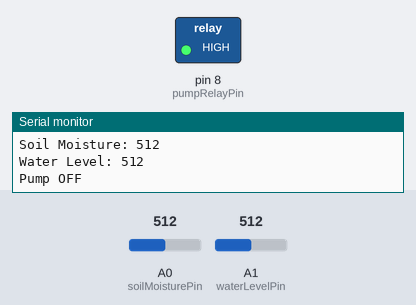
Bench run of a sketch on a simulated Arduino Uno, built with avr-gcc and run on an emulated ATmega328P. Parts: switched loads named in the sketch (green lamp = pin HIGH), the last lines printed to the serial monitor. The test bench sets the inputs (shaded band); at power-on: A0 (soilMoisturePin) = 512, A1 (waterLevelPin) = 512.

Above: at 1.8 s.
1.9 s: A0 (soilMoisturePin) set to 593
3.4 s: A0 (soilMoisturePin) set to 616
At 5.1 s:
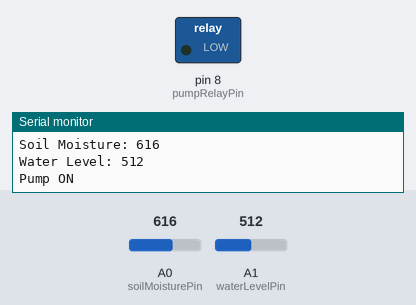
5.5 s: A0 (soilMoisturePin) set to 590
At 6.6 s:
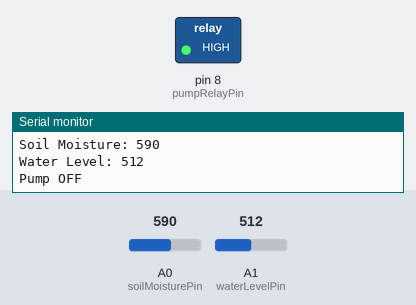
7.5 s: A0 (soilMoisturePin) set to 610
At 9.4 s:
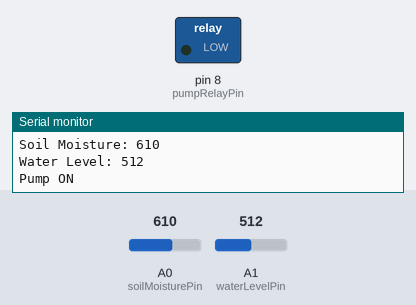
Timing chart, 0 to 10.5 s (numbered marks = the images above; inputs shaded):
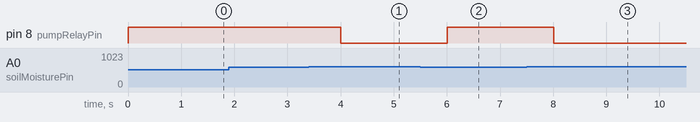

The sketch:

solar_waterpumpProject.ino
```cpp
const int pumpRelayPin = 8;      // Relay module control pin
const int soilMoisturePin = A0;  // Soil moisture sensor pin
const int waterLevelPin = A1;    // Water level sensor pin

const int soilDryThreshold = 600;   // Adjust based on sensor readings for dry soil
const int waterLevelThreshold = 200; // Adjust based on sensor readings for sufficient water

void setup() {
  pinMode(pumpRelayPin, OUTPUT);  // Set relay pin as output
  digitalWrite(pumpRelayPin, LOW); // Ensure the relay is off initially
  Serial.begin(9600);             // Initialize serial communication
}

void loop() {
  int soilMoistureValue = analogRead(soilMoisturePin); // Read soil moisture
  int waterLevelValue = analogRead(waterLevelPin);     // Read water level

  // Print sensor values for debugging
  Serial.print("Soil Moisture: ");
  Serial.println(soilMoistureValue);
  Serial.print("Water Level: ");
  Serial.println(waterLevelValue);

  // Check conditions to turn on the pump
  if (soilMoistureValue > soilDryThreshold && waterLevelValue > waterLevelThreshold) {
    digitalWrite(pumpRelayPin, LOW); // Turn on the relay (pump ON)
    Serial.println("Pump ON");
  } else {
    digitalWrite(pumpRelayPin, HIGH);  // Turn off the relay (pump OFF)
    Serial.println("Pump OFF");
  }

  delay(1000); // Wait 1 second before next check
}
```

Measured:
- the behaviour switches between 600 and 601 on A0 (soilMoisturePin) (found by bisection; images 0 and 1)
- after the input at 3.4 s, pin 8 (pumpRelayPin): HIGH → LOW after 0.60 s
- after the input at 5.5 s, pin 8 (pumpRelayPin): LOW → HIGH after 0.51 s
- after the input at 7.5 s, pin 8 (pumpRelayPin): HIGH → LOW after 0.51 s
